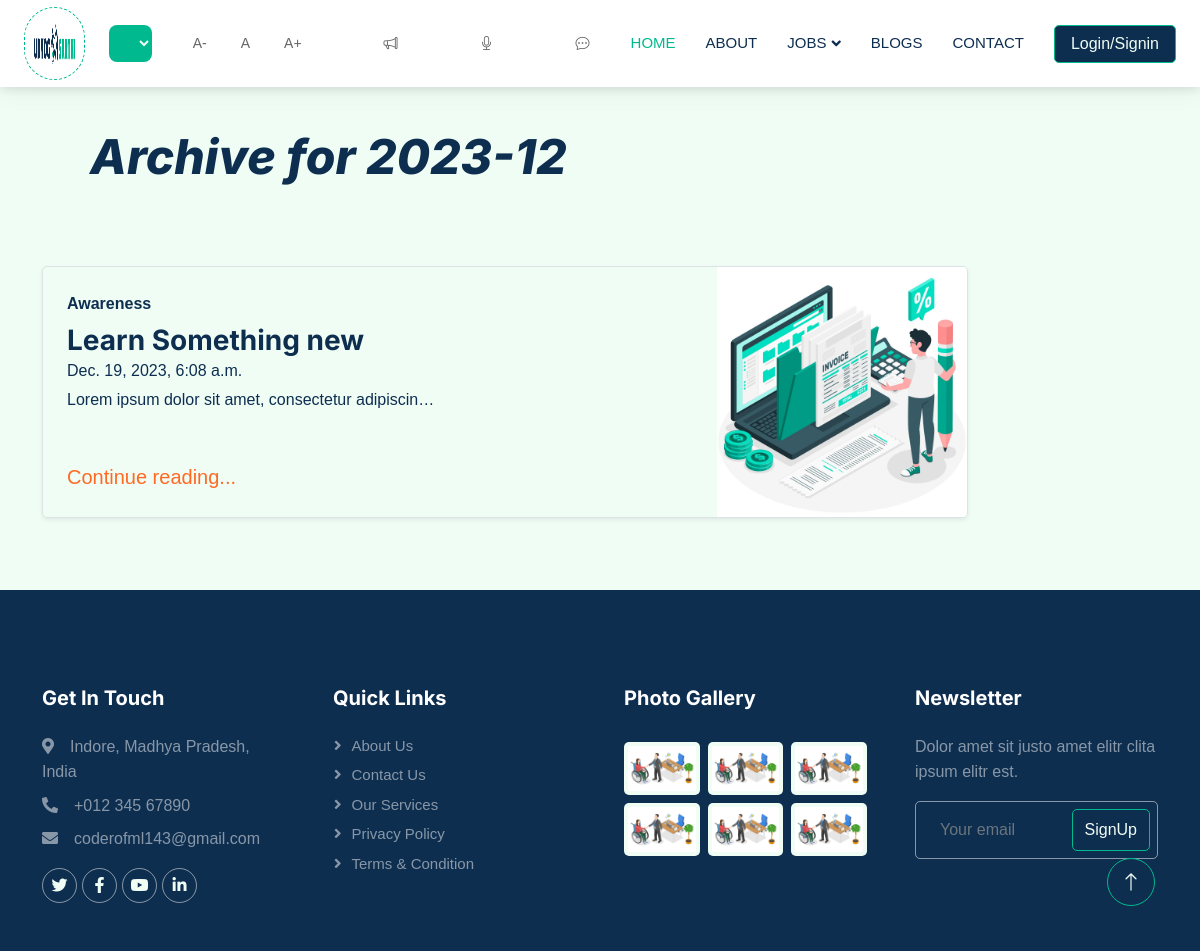
Screenshot of /usa/blogs/2023/12/ with the database file from the repository.
### usa/models.py (models this page shows)
class Blogs(models.Model):
    user = models.ForeignKey(User, on_delete=models.CASCADE)
    title = models.CharField(max_length=100)
    id_blog = models.AutoField(primary_key=True)
    abstraction = models.TextField(max_length=250, blank=True)
    disability_types = models.ManyToManyField('DisabilityType', related_name='blogs', blank=True)
    categories_choices = [
        ('inspiration', 'Inspiration'),
        ('interviews', 'Interviews'),
        ('stories', 'Stories'),
        ('prepration', 'Prepration'),
        ('resources', 'Resources'),
        ('experience', 'Experience'),
        ('awareness', 'Awareness'),
        ('research', 'Research'),
        ('other', 'Other'),
    ]
    categories = models.CharField(max_length=15, choices=categories_choices)
    content = RichTextField()
    tumbnail = models.ImageField(upload_to='blogs_images/', default='default_blogs.jpg')
    created_at = models.DateTimeField(auto_now_add=True)
    updated_at = models.DateTimeField(auto_now=True)

### usa/views.py (the view)
# urls.py: path('blogs/<int:year>/<int:month>/', views.blog_month, name='blog_month'),
def blog_month(request, year, month):
    date = f"{year}-{month}"
    blogs = Blogs.objects.filter(created_at__year=year, created_at__month=month)
    print(blogs)
    context = {
        "blogs": blogs,
        "month_name": date,  # For displaying the month name in the template
    }
    template_name = "blogsSystem/blog_month.html"  # Assuming a separate template for monthly view
    return render(request, template_name, context)

### templates/blogsSystem/blog_month.html
{% include 'header.html' %}
<main class="container">
    <div class="p-4 p-md-5 mb-4 rounded text-body-emphasis bg-body-secondary">
        <div class="col-lg-6 px-0">
          <h2 class="display-5 fst-italic">Archive for {{ month_name }}</h2>
        </div>
    </div>
    <div class="row mb-2">
        {% for blog in blogs %}
            <div class="col-md-10">
                <div class="row g-0 border rounded overflow-hidden flex-md-row mb-4 shadow-sm h-md-250 position-relative">
                    <div class="col p-4 d-flex flex-column position-static">
                    <strong class="d-inline-block mb-2 text-primary-emphasis">{{blog.categories.title}}</strong>
                    <h3 class="mb-0">{{blog.title}}</h3>
                    <div class="mb-1 text-body-secondary">{{blog.created_at}}</div>
                    <p class="card-text mb-auto">{{blog.abstraction|truncatechars:50}}</p>
                    <p class="lead mb-0"><a href="{% url 'usa:blog_post_detail_page' blogid=blog.id_blog %}">Continue reading...</a></p>
                    </div>
                    <div class="col-auto d-none d-lg-block">
                        <img src="{{blog.tumbnail.url}}" alt="Blog Thumbnail" width="100%" height="250" style="min-width: 450;">
                    </div>
                </div>
            </div>
        {% endfor %}
    </div>
</main>
{% include 'footer.html' %}

### static/css/style.css (style rules this page uses)
:root { --primary: #00B98E; --secondary: #FF6922; --light: #EFFDF5; --dark: #0E2E50; }
body { background-color: var(--light); color: var(--dark); font-family: Arial, sans-serif; line-height: 1.6; }
a { color: var(--secondary); }
body { padding-top: 80px; }

### rows the page displays
Blogs: categories "Awareness", title "Learn Something new", created_at "Dec. 19, 2023, 6:08 a.m.", abstraction "Lorem ipsum dolor sit amet, consectetur adipiscin…", tumbnail (placeholder picture)

### other values shown
{{ month_name }} "2023-12"
